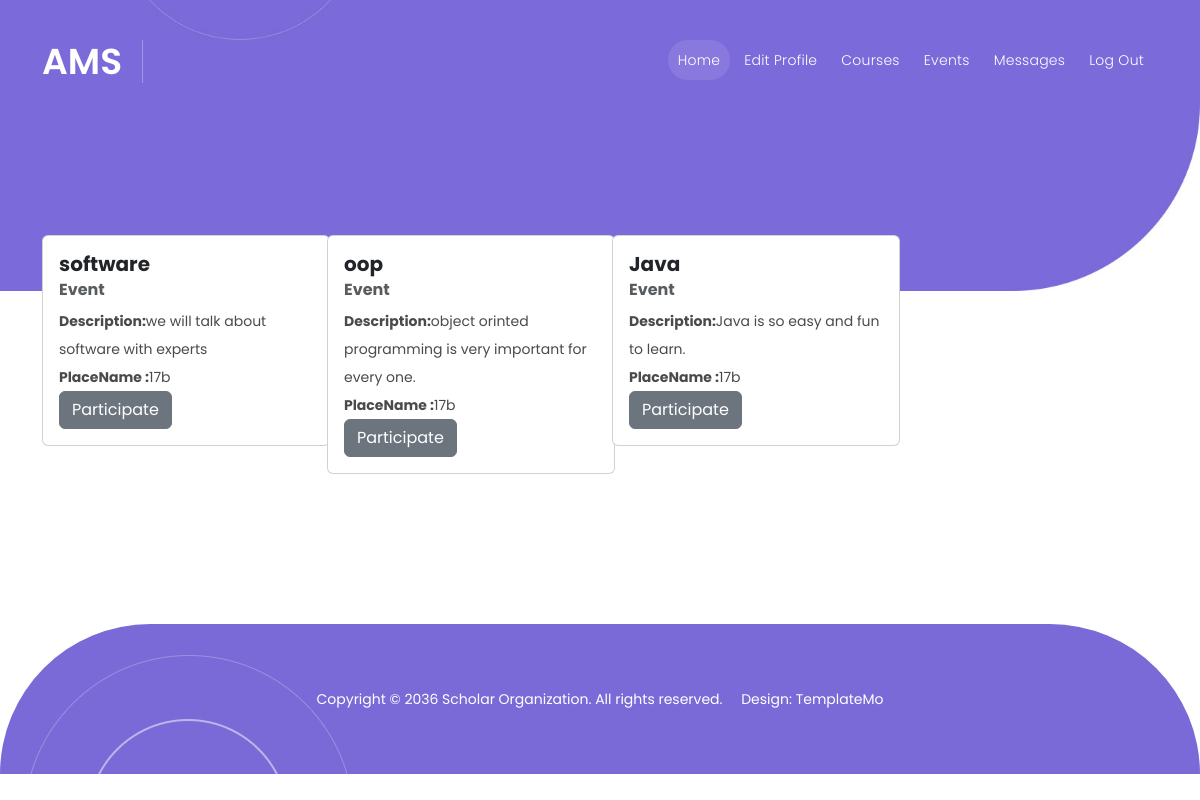
Page /View/admin/events.php on the committed database.
### tables this page shows
CREATE TABLE `events` (
  `ID` int(11) NOT NULL,
  `NumberOfAttendence` int(11) NOT NULL DEFAULT 0,
  `EventDescription` text NOT NULL,
  `PlaceId` int(11) NOT NULL,
  `name` varchar(70) NOT NULL
);

CREATE TABLE `place` (
  `ID` int(11) NOT NULL,
  `Name` varchar(50) NOT NULL,
  `booking_date` date NOT NULL,
  `time_slot` varchar(50) NOT NULL
);

### View/admin/events.php (the view, shortened to what this page needs)
<?php
require_once("../../Controller/db_conn.php");
?>
<!DOCTYPE html>
<html lang="en">
<head>
  <link href="../vendor/bootstrap/css/bootstrap.min.css" rel="stylesheet">
  <link rel="stylesheet" href="../assets/css/fontawesome.css">
  <link rel="stylesheet" href="../assets/css/templatemo-scholar.css">
  <link rel="stylesheet" href="../assets/css/owl.css">
  <link rel="stylesheet" href="../assets/css/animate.css">
  <link rel="stylesheet" href="https://unpkg.com/swiper@7/swiper-bundle.min.css" />
</head>
<body>
  <header class="header-area header-sticky">
    <div class="container">
      <div class="row">
        <div class="col-12">
          <nav class="main-nav">
            <a href="../../index.php" class="logo">
              <h1>AMS</h1>
            </a>
            <ul class="nav">
            <li class="scroll-to-section"><a href="./home.php" class="active">Home</a></li>
              <li class="scroll-to-section"><a href="./edit.php">Edit Profile</a></li>
              <li class="scroll-to-section"><a href="./courses.php">Courses</a></li>
              <li class="scroll-to-section"><a href="./events.php">Events</a></li>
              <li class="scroll-to-section"><a href="./message.php">Messages</a></li>
              <li class="scroll-to-section"><a href="../../Controller/logout.php">Log out</a></li>
              <li class="scroll-to-section">
              </li>
            </ul>
          </nav>
        </div>
      </div>
    </div>
  </header>
  <div class="main-banner" id="top">
    <div class="container">
      <div class="row">
        <div class="col-lg-16">
          <div class="owl-carousel owl-banner">
          </div>
        </div>
      </div>
    </div>
  </div>
  <div class="features">
    <div class="container">
      <div class="row">
  <?php
  $q='SELECT events.ID, events.name as eventname, `EventDescription`, place.Name as Place_name FROM `events`,`place` where events.PlaceId=place.ID;';
  $post_data=mysqli_query($conn,$q);
  foreach ($post_data as $post): ?>
  <div class="col-lg-3 col-md-6 gy-4">
    <div class="card" style="width: 18rem;">
  <div class="card-body">
    <h5 class="card-title"><?php echo $post['eventname']?></h5>
    <h6 class="card-subtitle mb-2 text-muted">Event</h6>
    <p   class="card-text"> <b>Description:</b><?php echo $post['EventDescription']?></p>
    <p class="card-text"><b>PlaceName :</b><?php echo $post['Place_name']?></p>
    <a  name="participate" href="partevent.php" class="btn btn-secondary">Participate</a>
  </div>
</div></div>
  <?php endforeach; ?></div></div></div>
  <footer>
    <div class="container">
      <div class="col-lg-12">
        <p>Copyright © 2036 Scholar Organization. All rights reserved. &nbsp;&nbsp;&nbsp; Design: <a
            href="https://templatemo.com" rel="nofollow" target="_blank">TemplateMo</a></p>
      </div>
    </div>
  </footer>
</body>
</html>

### View/assets/css/templatemo-scholar.css (style rules this page uses)
html, body, div, span, applet, object, iframe, h1, h2, h3, h4, h5, h6, p, blockquote, div pre, a, abbr, acronym, address, big, cite, code, del, dfn, em, font, img, ins, kbd, q, s, samp, small, strike, strong, sub, sup, tt, var, b, u, i, center, dl, dt, dd, ol, ul, li, figure, header, nav, section, article, aside, footer, figcaption { margin: 0; padding: 0; border: 0; outline: 0; }
ul, li { padding: 0; margin: 0; list-style: none; }
header, nav, section, article, aside, footer, hgroup { display: block; }
* { box-sizing: border-box; }
html, body { font-family: 'Poppins', sans-serif; -ms-text-size-adjust: 100%; -webkit-font-smoothing: antialiased; -moz-osx-font-smoothing: grayscale; }
a { text-decoration: none !important; }
h1, h2, h3, h4, h5, h6 { color: #1e1e1e; margin-top: 0px; margin-bottom: 0px; font-weight: 700; }
ul { margin-bottom: 0px; }
p { font-size: 14px; line-height: 28px; color: #4a4a4a; }
html, body { font-family: 'Poppins', sans-serif; }
.header-area { position: absolute; background-color: transparent; top: 40px; left: 0; right: 0; z-index: 100; -webkit-transition: all .5s ease 0s; -moz-transition: all .5s ease 0s; -o-transition: all .5s ease 0s; transition: all .5s ease 0s; }
.header-area .main-nav { background: transparent; display: flex }
.header-area .main-nav .logo { -webkit-transition: all 0.3s ease 0s; -moz-transition: all 0.3s ease 0s; -o-transition: all 0.3s ease 0s; transition: all 0.3s ease 0s; display: inline-block; }
.header-area .main-nav .logo h1 { font-size: 36px; text-transform: uppercase; color: #fff; font-weight: 600; margin-right: 20px; padding-right: 20px; border-right: 1px solid rgba(250, 250, 250, 0.3); }
.header-area .main-nav ul.nav { border-radius: 0px 0px 25px 25px; flex-basis: 100%; margin-right: 0px; justify-content: right; -webkit-transition: all 0.3s ease 0s; -moz-transition: all 0.3s ease 0s; -o-transition: all 0.3s ease 0s; transition: all 0.3s ease 0s; position: relative; z-index: 999; }
.header-area .main-nav .nav li:last-child { padding-right: 0px; }
.header-area .main-nav .nav li { padding-left: 5px; padding-right: 5px; height: 40px; line-height: 40px; }
.header-area .main-nav .nav li a { display: block; padding-left: 20px; padding-right: 20px; border-radius: 20px; font-weight: 300; font-size: 14px; height: 40px; line-height: 40px; text-transform: capitalize; color: #fff; -webkit-transition: all 0.4s ease 0s; -moz-transition: all 0.4s ease 0s; -o-transition: all 0.4s ease 0s; transition: all 0.4s ease 0s; border: transparent; letter-spacing: .25px; }
.header-area .main-nav .nav li a.active { color: #fff; background-color: rgba(255, 255, 255, 0.10); opacity: 1; }
.header-area.header-sticky .nav li a.active { color: #fff; }
@media (max-width: 1200px) { .header-area .main-nav .nav li { padding-left: 2px; padding-right: 2px; } }
@media (max-width: 1200px) { .header-area .main-nav .nav li a { padding-left: 10px; padding-right: 10px; } }
.main-banner { background-image: url(../images/main/banner-bg.jpg); background-position: right bottom; background-repeat: no-repeat; background-size: cover; padding: 170px 0px 120px 0px; }
footer { margin-top: 150px; position: relative; background-color: #7a6ad8; vertical-align: middle; min-height: 150px; border-radius: 150px 150px 0px 0px; }
footer p { text-align: center; line-height: 150px; color: #fff; font-weight: 400; }
footer p a { color: #fff; transition: all .3s; position: relative; z-index: 3; }
footer::before { background: url(../images/contact-dec-01.png); position: absolute; left: 30px; transform: rotate(180deg); opacity: 1; bottom: 0; width: 318px; height: 119px; content: ''; z-index: 2; }
body { overflow-x: hidden; }

### rows in the picture
events: name "software", EventDescription "we will talk about software with experts", PlaceId.Name "17b"
events: name "oop", EventDescription "object orinted programming is very important for every one.", PlaceId.Name "17b"
events: name "Java", EventDescription "Java is so easy and fun to learn.", PlaceId.Name "17b"
